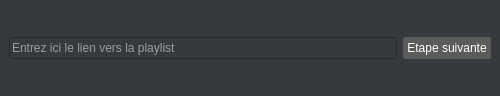
<?xml version="1.0" encoding="UTF-8"?>
<ui version="4.0">
 <class>MainWindow</class>
 <widget class="QMainWindow" name="MainWindow">
  <property name="geometry">
   <rect>
    <x>0</x>
    <y>0</y>
    <width>500</width>
    <height>96</height>
   </rect>
  </property>
  <property name="minimumSize">
   <size>
    <width>500</width>
    <height>96</height>
   </size>
  </property>
  <property name="maximumSize">
   <size>
    <width>500</width>
    <height>96</height>
   </size>
  </property>
  <property name="windowTitle">
   <string>Youtube Downloader</string>
  </property>
  <property name="windowIcon">
   <iconset>
    <normaloff>icon.png</normaloff>icon.png</iconset>
  </property>
  <widget class="QWidget" name="centralwidget">
   <property name="sizePolicy">
    <sizepolicy hsizetype="Minimum" vsizetype="Preferred">
     <horstretch>0</horstretch>
     <verstretch>0</verstretch>
    </sizepolicy>
   </property>
   <property name="styleSheet">
    <string notr="true">background-color:rgb(54, 57, 62);
color:white;</string>
   </property>
   <layout class="QHBoxLayout" name="horizontalLayout">
    <property name="spacing">
     <number>0</number>
    </property>
    <property name="leftMargin">
     <number>0</number>
    </property>
    <property name="topMargin">
     <number>0</number>
    </property>
    <property name="rightMargin">
     <number>0</number>
    </property>
    <property name="bottomMargin">
     <number>0</number>
    </property>
    <item>
     <widget class="QStackedWidget" name="stackedWidget">
      <property name="currentIndex">
       <number>0</number>
      </property>
      <widget class="QWidget" name="page">
       <layout class="QVBoxLayout" name="verticalLayout_3">
        <property name="spacing">
         <number>6</number>
        </property>
        <property name="leftMargin">
         <number>9</number>
        </property>
        <property name="topMargin">
         <number>0</number>
        </property>
        <property name="rightMargin">
         <number>9</number>
        </property>
        <property name="bottomMargin">
         <number>0</number>
        </property>
        <item>
         <spacer name="verticalSpacer_3">
          <property name="orientation">
           <enum>Qt::Vertical</enum>
          </property>
          <property name="sizeHint" stdset="0">
           <size>
            <width>20</width>
            <height>40</height>
           </size>
          </property>
         </spacer>
        </item>
        <item>
         <layout class="QHBoxLayout" name="horizontalLayout_3">
          <item>
           <widget class="QLineEdit" name="le_playlist_link">
            <property name="placeholderText">
             <string>Entrez ici le lien vers la playlist</string>
            </property>
           </widget>
          </item>
          <item>
           <widget class="QPushButton" name="bt_next_step">
            <property name="autoFillBackground">
             <bool>false</bool>
            </property>
            <property name="styleSheet">
             <string notr="true">QPushButton {
    border: 2px;
    border-radius: 2px;
	background-color: rgb(91,91,91);
	color:white;
	padding:4px;
}

QPushButton:pressed {
	background-color: rgb(110,110,110);
}</string>
            </property>
            <property name="text">
             <string>Etape suivante</string>
            </property>
           </widget>
          </item>
         </layout>
        </item>
        <item>
         <spacer name="verticalSpacer_2">
          <property name="orientation">
           <enum>Qt::Vertical</enum>
          </property>
          <property name="sizeHint" stdset="0">
           <size>
            <width>20</width>
            <height>40</height>
           </size>
          </property>
         </spacer>
        </item>
       </layout>
      </widget>
      <widget class="QWidget" name="page_2">
       <layout class="QVBoxLayout" name="verticalLayout">
        <item>
         <widget class="QLabel" name="label_3">
          <property name="sizePolicy">
           <sizepolicy hsizetype="Preferred" vsizetype="Minimum">
            <horstretch>0</horstretch>
            <verstretch>0</verstretch>
           </sizepolicy>
          </property>
          <property name="text">
           <string>Some text about the playlist</string>
          </property>
         </widget>
        </item>
        <item>
         <layout class="QHBoxLayout" name="horizontalLayout_2">
          <item>
           <widget class="QRadioButton" name="rb_music">
            <property name="sizePolicy">
             <sizepolicy hsizetype="Maximum" vsizetype="Fixed">
              <horstretch>0</horstretch>
              <verstretch>0</verstretch>
             </sizepolicy>
            </property>
            <property name="text">
             <string>Musique</string>
            </property>
            <property name="checked">
             <bool>true</bool>
            </property>
           </widget>
          </item>
          <item>
           <widget class="QRadioButton" name="rb_video">
            <property name="sizePolicy">
             <sizepolicy hsizetype="Maximum" vsizetype="Fixed">
              <horstretch>0</horstretch>
              <verstretch>0</verstretch>
             </sizepolicy>
            </property>
            <property name="text">
             <string>Vidéo</string>
            </property>
           </widget>
          </item>
          <item>
           <spacer name="horizontalSpacer">
            <property name="orientation">
             <enum>Qt::Horizontal</enum>
            </property>
            <property name="sizeType">
             <enum>QSizePolicy::MinimumExpanding</enum>
            </property>
            <property name="sizeHint" stdset="0">
             <size>
              <width>40</width>
              <height>20</height>
             </size>
            </property>
           </spacer>
          </item>
          <item>
           <widget class="QLabel" name="label">
            <property name="sizePolicy">
             <sizepolicy hsizetype="Maximum" vsizetype="Maximum">
              <horstretch>0</horstretch>
              <verstretch>0</verstretch>
             </sizepolicy>
            </property>
            <property name="text">
             <string>De </string>
            </property>
           </widget>
          </item>
          <item>
           <widget class="QComboBox" name="cb_debut">
            <property name="sizePolicy">
             <sizepolicy hsizetype="Maximum" vsizetype="Maximum">
              <horstretch>0</horstretch>
              <verstretch>0</verstretch>
             </sizepolicy>
            </property>
            <property name="styleSheet">
             <string notr="true">QComboBox {
    border: 2px;
    border-radius: 2px;
	background-color: rgb(91,91,91);
	color:white;
	padding:4px;
}
</string>
            </property>
           </widget>
          </item>
          <item>
           <widget class="QLabel" name="label_2">
            <property name="sizePolicy">
             <sizepolicy hsizetype="Maximum" vsizetype="Maximum">
              <horstretch>0</horstretch>
              <verstretch>0</verstretch>
             </sizepolicy>
            </property>
            <property name="text">
             <string> à</string>
            </property>
           </widget>
          </item>
          <item>
           <widget class="QComboBox" name="cb_fin">
            <property name="sizePolicy">
             <sizepolicy hsizetype="Maximum" vsizetype="Maximum">
              <horstretch>0</horstretch>
              <verstretch>0</verstretch>
             </sizepolicy>
            </property>
            <property name="styleSheet">
             <string notr="true">QComboBox {
    border: 2px;
    border-radius: 2px;
	background-color: rgb(91,91,91);
	color:white;
	padding:4px;
}
</string>
            </property>
           </widget>
          </item>
         </layout>
        </item>
        <item>
         <spacer name="verticalSpacer">
          <property name="orientation">
           <enum>Qt::Vertical</enum>
          </property>
          <property name="sizeHint" stdset="0">
           <size>
            <width>20</width>
            <height>40</height>
           </size>
          </property>
         </spacer>
        </item>
        <item>
         <layout class="QHBoxLayout" name="horizontalLayout_4">
          <item>
           <widget class="QPushButton" name="bt_cancel">
            <property name="sizePolicy">
             <sizepolicy hsizetype="Maximum" vsizetype="Fixed">
              <horstretch>0</horstretch>
              <verstretch>0</verstretch>
             </sizepolicy>
            </property>
            <property name="styleSheet">
             <string notr="true">QPushButton {
    border: 2px;
    border-radius: 2px;
	background-color: rgb(91,91,91);
	color:white;
	padding:4px;
}

QPushButton:pressed {
	background-color: rgb(110,110,110);
}</string>
            </property>
            <property name="text">
             <string>Annuler</string>
            </property>
           </widget>
          </item>
          <item>
           <widget class="QPushButton" name="bt_telech">
            <property name="styleSheet">
             <string notr="true">QPushButton {
    border: 2px;
    border-radius: 2px;
	background-color: rgb(91,91,91);
	color:white;
	padding:4px;
}

QPushButton:pressed {
	background-color: rgb(110,110,110);
}</string>
            </property>
            <property name="text">
             <string>Télécharger</string>
            </property>
           </widget>
          </item>
         </layout>
        </item>
       </layout>
      </widget>
      <widget class="QWidget" name="page_3">
       <layout class="QVBoxLayout" name="verticalLayout_4">
        <item>
         <layout class="QHBoxLayout" name="horizontalLayout_5">
          <item>
           <widget class="QLabel" name="la_current">
            <property name="sizePolicy">
             <sizepolicy hsizetype="Preferred" vsizetype="Maximum">
              <horstretch>0</horstretch>
              <verstretch>0</verstretch>
             </sizepolicy>
            </property>
            <property name="text">
             <string/>
            </property>
           </widget>
          </item>
          <item>
           <widget class="QLabel" name="la_index">
            <property name="sizePolicy">
             <sizepolicy hsizetype="Maximum" vsizetype="Preferred">
              <horstretch>0</horstretch>
              <verstretch>0</verstretch>
             </sizepolicy>
            </property>
            <property name="layoutDirection">
             <enum>Qt::RightToLeft</enum>
            </property>
            <property name="text">
             <string/>
            </property>
           </widget>
          </item>
         </layout>
        </item>
        <item>
         <widget class="QProgressBar" name="pb_dl">
          <property name="sizePolicy">
           <sizepolicy hsizetype="Minimum" vsizetype="Fixed">
            <horstretch>0</horstretch>
            <verstretch>0</verstretch>
           </sizepolicy>
          </property>
          <property name="value">
           <number>0</number>
          </property>
         </widget>
        </item>
        <item>
         <widget class="QLabel" name="la_eta">
          <property name="text">
           <string/>
          </property>
         </widget>
        </item>
       </layout>
      </widget>
     </widget>
    </item>
   </layout>
  </widget>
 </widget>
 <resources/>
 <connections/>
</ui>
